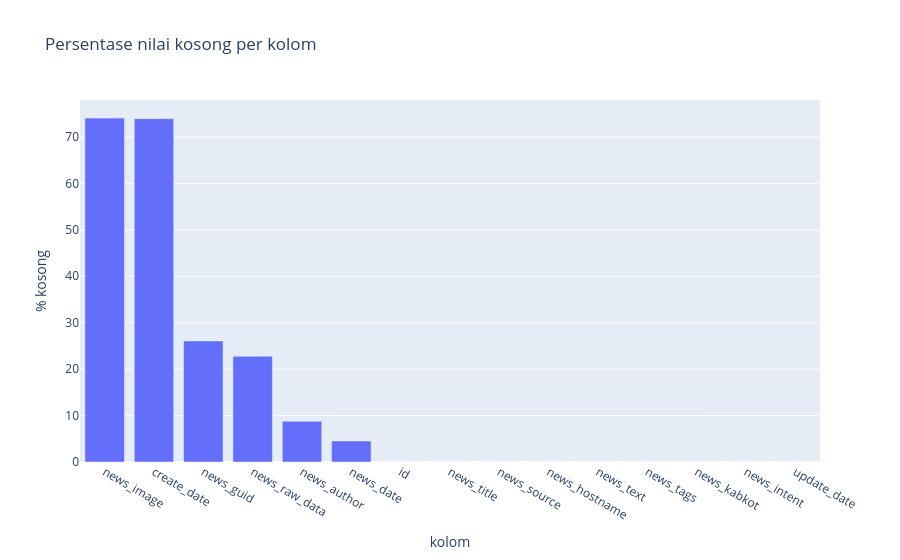

Notebook cell for this chart:
### Code cell
fig = px.bar(null_df, x="kolom", y="kosong_total_persen",
             title="Persentase nilai kosong per kolom",
             labels={"kosong_total_persen": "% kosong"})
fig.write_html(OUT_DIR / "figures" / "profiling_null_persen.html")
fig.show()

### Figure 1 — Plotly figure (JSON) as saved in the notebook; plotly's stock layout.template omitted (floating-point values rounded to 4 significant figures)
{"data": [{"hovertemplate": "kolom=%{x}<br>% kosong=%{y}<extra></extra>", "legendgroup": "", "marker": {"color": "#636efa", "pattern": {"shape": ""}}, "name": "", "orientation": "v", "showlegend": false, "textposition": "auto", "type": "bar", "x": ["news_image", "create_date", "news_guid", "news_raw_data", "news_author", "news_date", "id", "news_title", "news_source", "news_hostname", "news_text", "news_tags", "news_kabkot", "news_intent", "update_date"], "xaxis": "x", "y": [74.05, 73.93, 26.07, 22.76, 8.75, 4.51, 0.0, 0.0, 0.0, 0.0, 0.0, 0.0, 0.0, 0.0, 0.0], "yaxis": "y"}], "layout": {"barmode": "relative", "legend": {"tracegroupgap": 0}, "title": {"text": "Persentase nilai kosong per kolom"}, "xaxis": {"anchor": "y", "domain": [0, 1], "title": {"text": "kolom"}}, "yaxis": {"anchor": "x", "domain": [0, 1], "title": {"text": "% kosong"}}}}
